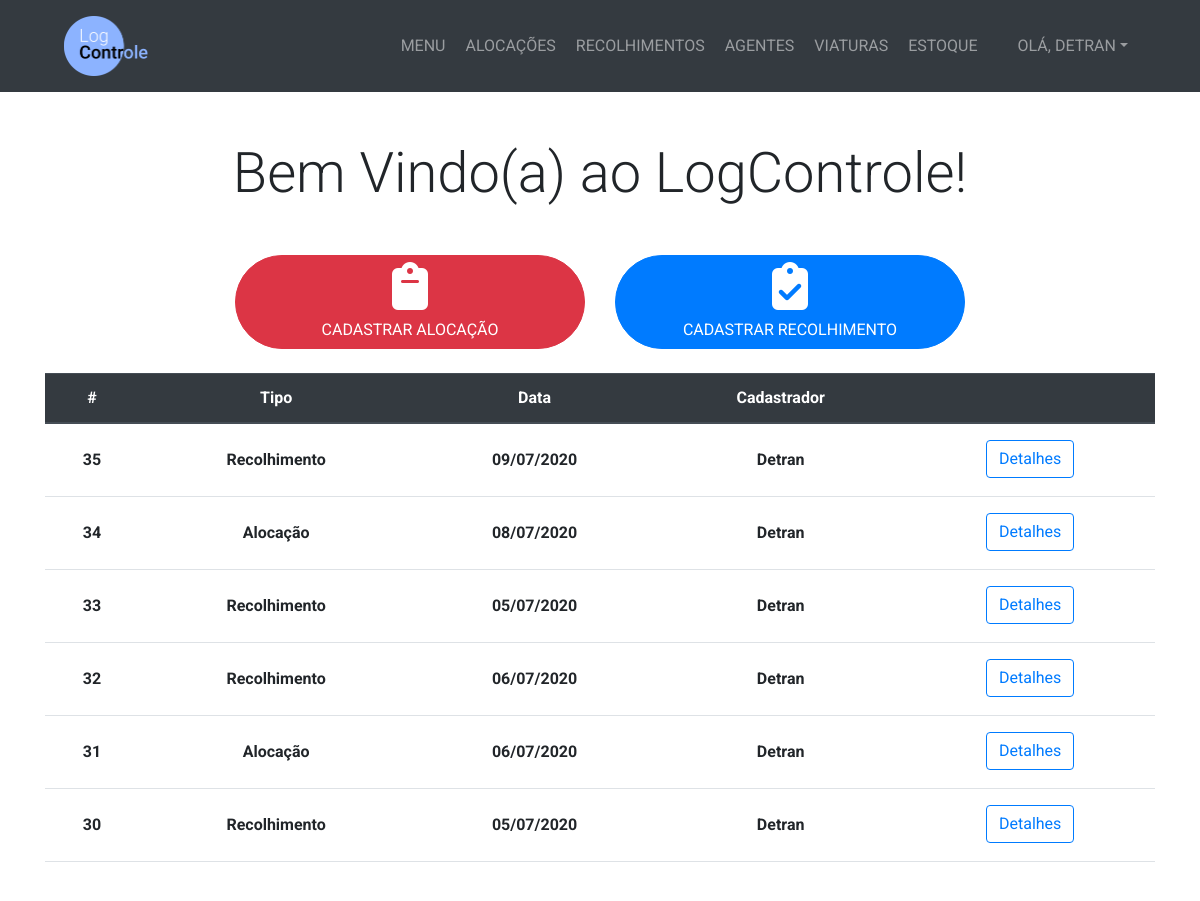
Page / (signed in) on the earlier database version.
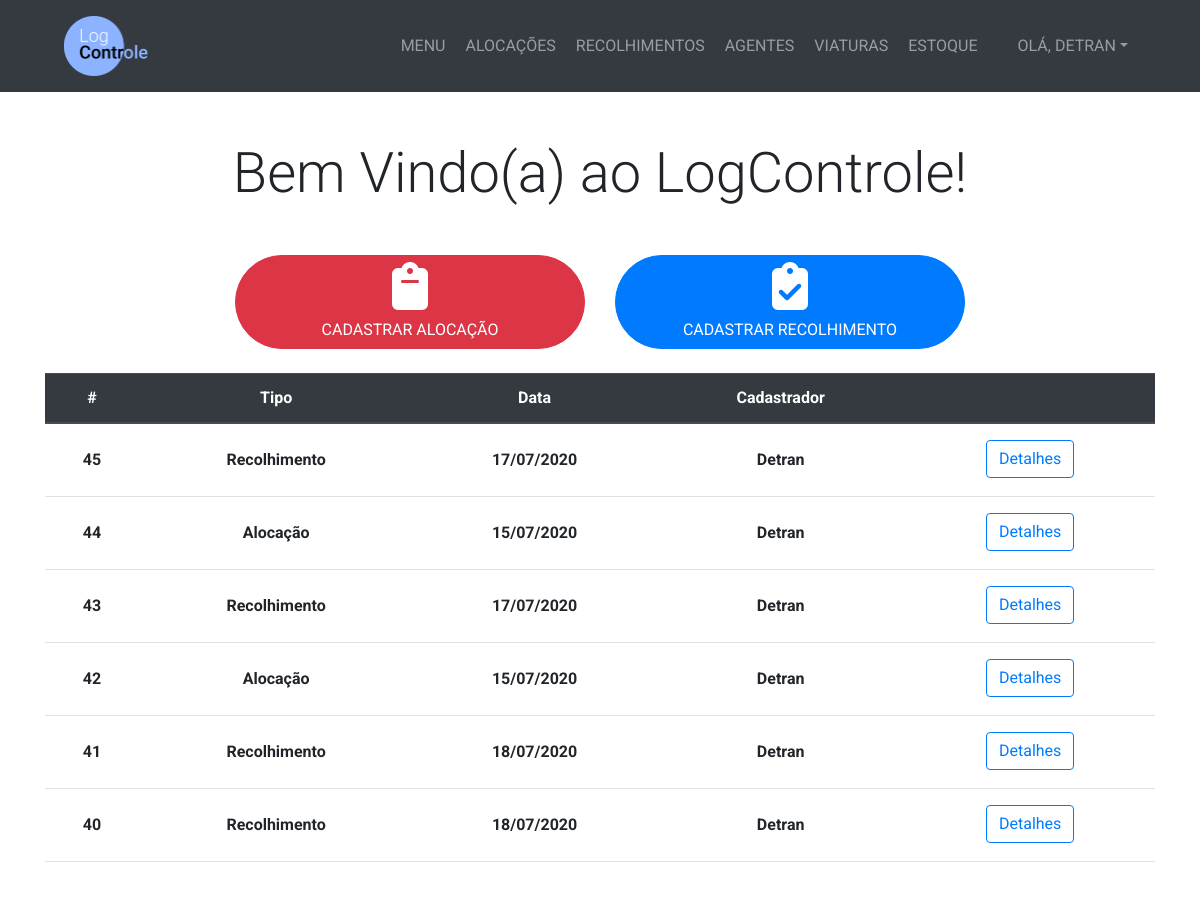
Same page on the later database version.
### management/models.py (models this page shows, shortened)
class AlocacaoRecolhimento(models.Model):
    alocacao = models.ForeignKey(Alocacao, on_delete=models.PROTECT, blank=True, null=True)
    recolhimento = models.ForeignKey(Recolhimento, on_delete=models.PROTECT, blank=True, null=True)

class Recolhimento(models.Model):
    TURNO_CHOICES = (
        ('Manhã', 'Manhã'),
        ('Tarde', 'Tarde'),
        ('Noite', 'Noite'),
        ('Madrugada', 'Madrugada')
    )
    data = models.DateField()
    horario = models.TimeField()
    quantidade = models.IntegerField()
    alocacao = models.ForeignKey(Alocacao, on_delete=models.PROTECT)
    viatura = models.ForeignKey(Viatura, on_delete=models.PROTECT, blank=True, null=True)
    turno = models.CharField(max_length=10, choices=TURNO_CHOICES)
    cadastrador = models.ForeignKey(User, on_delete=models.PROTECT)

class Alocacao(models.Model):
    TURNO_CHOICES = (
        ('Manhã', 'Manhã'),
        ('Tarde', 'Tarde'),
        ('Noite', 'Noite'),
        ('Madrugada', 'Madrugada')
    )
    STATUS_CHOICES = (
        ('Aberto', 'Aberto'),
        ('Fechado', 'Fechado'),
        ('Desativado', 'Desativado')
    )
    data = models.DateField()
    horario = models.TimeField()
    item = models.ForeignKey(Item, on_delete=models.PROTECT)
    quantidade = models.IntegerField()
    turno = models.CharField(max_length=10, choices=TURNO_CHOICES)
    viatura = models.ForeignKey(Viatura, on_delete=models.PROTECT, blank=True, null=True)
    rua = models.CharField(max_length=200)
    numero = models.CharField(max_length=10)
    bairro = models.CharField(max_length=25)
    complemento = models.CharField(max_length=25, blank=True)
    motivo = models.CharField(max_length=100, blank=True)
    cadastrador = models.ForeignKey(User, on_delete=models.PROTECT)
    status = models.CharField(max_length=11, choices=STATUS_CHOICES, default='Fechado')

### management/views.py (the view)
# urls.py: 2. Add a URL to urlpatterns:  path('', views.home, name='home')
def home(request):
    if request.user.is_authenticated:
        alocacoesrecolhimentos = AlocacaoRecolhimento.objects.all().order_by('-id')[:50]
        return render(request, 'management/home.html', {'alocacoesrecolhimentos':alocacoesrecolhimentos})
    else:
        return redirect('login_usuario')

### management/templates/management/home.html
{% extends 'management/base.html' %}
{% block content %}
  <section class="py-5">
    <div class="container">
      <h1 class="display-4 text-center mb-5">Bem Vindo(a) ao LogControle!</h1>
      <div class="row justify-content-center mt-4">
        <div class="col-lg-4">
          <a href="{% url 'criar_alocacao' %}" class="btn btn-danger btn-block rounded-pill"><i class="fas fa-clipboard mb-2 fa-3x"></i> <p class="mb-0 my-auto">CADASTRAR ALOCAÇÃO</p></a>
        </div>
        <div class="col-lg-4">
          <a href="{% url 'alocacoes_abertas' %}" class="btn btn-primary btn-block rounded-pill"><i class="fas fa-clipboard-check mb-2 fa-3x"></i> <p class="mb-0">CADASTRAR RECOLHIMENTO</p></a>
        </div>
      </div>
      <div class="row justify-content-center mt-4">
        <div class="col-lg-12">
          {% if alocacoesrecolhimentos %}
          <div class="table-responsive" id="tabela-colaboracao">
            <table class="table table-hover">
              <thead class="thead-dark">
                <tr>
                  <th scope="row" class="text-center">#</th>
                  <th scope="row" class="text-center">Tipo</th>
                  <th scope="row" class="text-center">Data</th>
                  <th scope="row" class="text-center">Cadastrador</th>
                  <th scope="row" class="text-center"></th>
                </tr>
              </thead>
              <tbody>
                {% for alocacaorecolhimento in alocacoesrecolhimentos %}
                  <tr>
                    <th scope="col" class="text-center py-4">{{ alocacaorecolhimento.id }}</th>
                    <th class="text-center py-4">
                      {% if alocacaorecolhimento.alocacao %}
                        Alocação
                      {% elif alocacaorecolhimento.recolhimento %}
                        Recolhimento
                      {% endif %}
                    </th>
                    <th class="text-center py-4">
                      {% if alocacaorecolhimento.alocacao %}
                        {{ alocacaorecolhimento.alocacao.data|date:'d/m/Y' }}
                      {% elif alocacaorecolhimento.recolhimento %}
                        {{ alocacaorecolhimento.recolhimento.data|date:'d/m/Y' }}
                      {% endif %}
                    </th>
                    <th class="text-center py-4">
                      {% if alocacaorecolhimento.alocacao %}
                        <span style="text-transform: capitalize;">{{ alocacaorecolhimento.alocacao.cadastrador }}</span>
                      {% elif alocacaorecolhimento.recolhimento %}
                        <span style="text-transform: capitalize;">{{ alocacaorecolhimento.recolhimento.cadastrador }}</span>
                      {% endif %}
                    </th>
                    <th class="text-center py-3"><a
                      {% if alocacaorecolhimento.alocacao %}
                        href="{% url 'detalhe_alocacao' alocacaorecolhimento.alocacao_id %}"
                      {% elif alocacaorecolhimento.recolhimento %}
                        href="{% url 'detalhe_recolhimento' alocacaorecolhimento.recolhimento_id  %}"
                      {% endif %}
                      class="btn btn-outline-primary">Detalhes</a>
                    </th>
                  </tr>
                {% endfor %}
              </tbody>
            </table>
          </div>
          {% else %}
            <h2 class="text-center text-secondary">Sem dados ainda</h2>
          {% endif %}
        </div>
      </div>
    </div>
  </section>
{% endblock %}

Differences in the rows shown:
no longer on this page (row unchanged): AlocacaoRecolhimento: id "35", shows "Recolhimento", recolhimento.data "09/07/2020", recolhimento.cadastrador "Detran"
no longer on this page (row unchanged): AlocacaoRecolhimento: id "34", shows "Alocação", alocacao.data "08/07/2020", alocacao.cadastrador "Detran"
no longer on this page (row unchanged): AlocacaoRecolhimento: id "33", shows "Recolhimento", recolhimento.data "05/07/2020", recolhimento.cadastrador "Detran"
no longer on this page (row unchanged): AlocacaoRecolhimento: id "32", shows "Recolhimento", recolhimento.data "06/07/2020", recolhimento.cadastrador "Detran"
no longer on this page (row unchanged): AlocacaoRecolhimento: id "31", shows "Alocação", alocacao.data "06/07/2020", alocacao.cadastrador "Detran"
no longer on this page (row unchanged): AlocacaoRecolhimento: id "30", shows "Recolhimento", recolhimento.data "05/07/2020", recolhimento.cadastrador "Detran"
added AlocacaoRecolhimento: id "45", shows "Recolhimento", recolhimento.data "17/07/2020", recolhimento.cadastrador "Detran"
added AlocacaoRecolhimento: id "44", shows "Alocação", alocacao.data "15/07/2020", alocacao.cadastrador "Detran"
added AlocacaoRecolhimento: id "43", shows "Recolhimento", recolhimento.data "17/07/2020", recolhimento.cadastrador "Detran"
added AlocacaoRecolhimento: id "42", shows "Alocação", alocacao.data "15/07/2020", alocacao.cadastrador "Detran"
added AlocacaoRecolhimento: id "41", shows "Recolhimento", recolhimento.data "18/07/2020", recolhimento.cadastrador "Detran"
added AlocacaoRecolhimento: id "40", shows "Recolhimento", recolhimento.data "18/07/2020", recolhimento.cadastrador "Detran"
